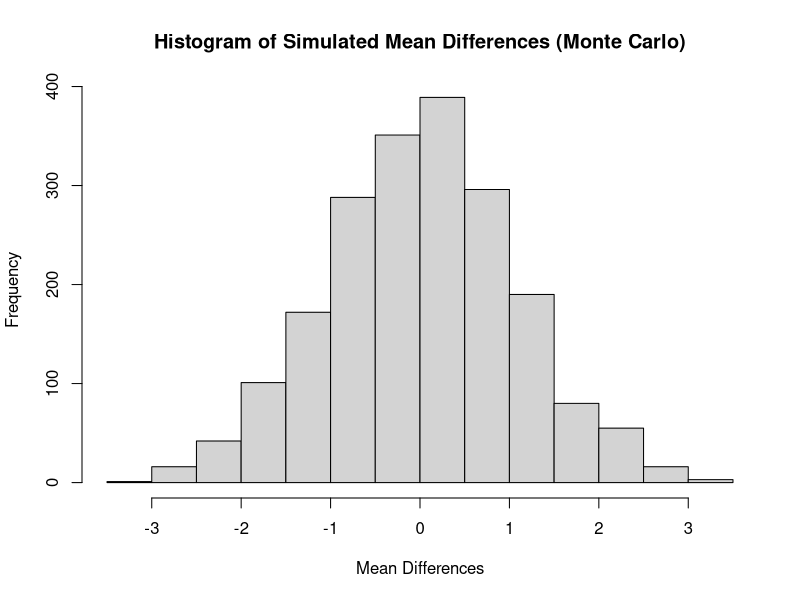
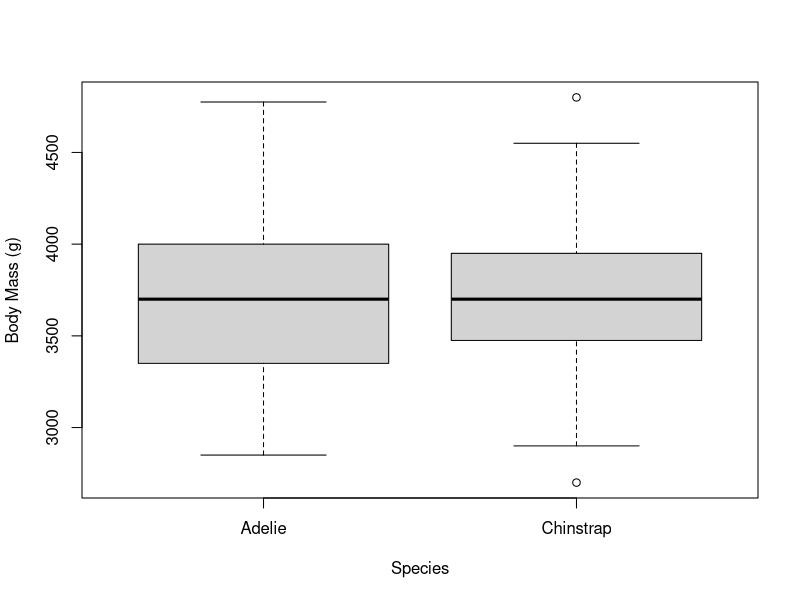
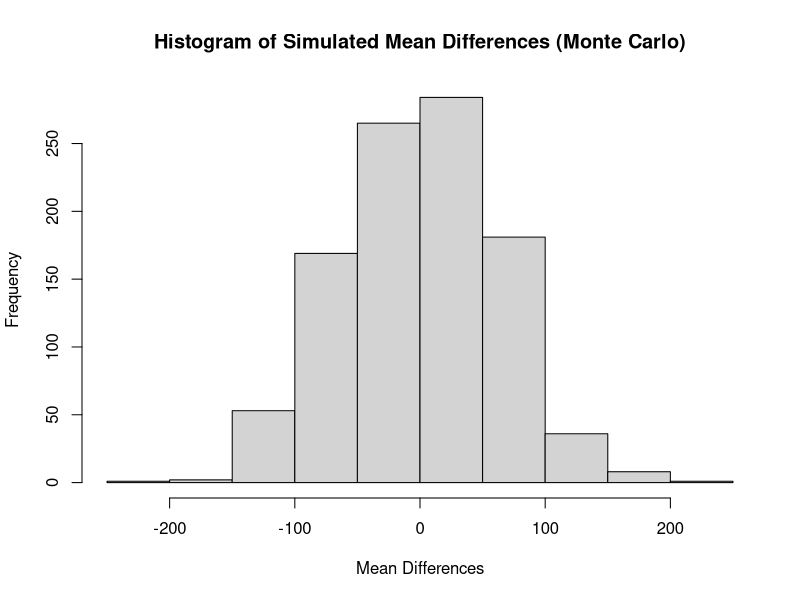

These figures' R source, in order:
## ---- chunk 1
knitr::opts_chunk$set(echo = TRUE)
## ---- chunk 2
require(here)
require(dplyr)
dat_pen = require(palmerpenguins)
## ---- chunk 3
rm(list = ls())
sse_mean = function(x)
 { 
  y = na.omit(x)
  return(sd(y)/sqrt(length(y)))
}

sse_mean(penguins$bill_depth_mm)
sse_mean(mtcars$mpg)
## ---- chunk 4
rm(list = ls())
sse_mean2 = function(x)
 { 
  y = x[is.na(x) != 1]
  return(sd(y)/sqrt(length(y)))
}

sse_mean2(penguins$bill_depth_mm)
sse_mean2(mtcars$mpg)
## ---- chunk 5
dat_pen = droplevels(subset(penguins, species != "Gentoo"))
## ---- chunk 6
x = dat_pen$flipper_length_mm
n_1 = 68
n_2 = 152

two_group_resample = function(x, n_1, n_2) 
{
dat_1 = sample(x, n_1, replace = TRUE)
dat_2 = sample(x, n_2, replace = TRUE)

difference_in_means = mean(dat_1, na.rm = TRUE) - mean(dat_2, na.rm = TRUE)
  
  return(difference_in_means)
}
## ---- chunk 7
set.seed(54321)
two_group_resample(dat_pen$flipper_length_mm, 68, 152)
## ---- chunk 8
n = 2000
mean_differences = c()
for (i in 1:n)
{
  mean_differences = c(
    mean_differences,
    two_group_resample(dat_pen$flipper_length_mm, 68, 152)
  )
}
hist(mean_differences, main = "Histogram of Simulated Mean Differences (Monte Carlo)", xlab = "Mean Differences")
## ---- chunk 9
t_test = t.test(dat_pen$flipper_length_mm ~ dat_pen$species)
t_test
diff_observed = round(diff(t_test$estimate), digits = 3)
print(diff_observed, digits = 3)
sum(abs(mean_differences) >= diff_observed)
## ---- chunk 10
boxplot(dat_pen$body_mass_g ~ dat_pen$species, xlab = "Species", ylab = "Body Mass (g)")
## ---- chunk 11
agg_means = aggregate(
  body_mass_g ~ species, 
  data = dat_pen, 
  FUN = mean, 
  na.rm = TRUE)
diff_observed = diff(agg_means[, 2])

agg_means
diff_crit = diff_observed
diff_crit
## ---- chunk 12
t_test = t.test(dat_pen$body_mass_g ~ dat_pen$species)
t_test
## ---- chunk 13
n = 1000
mean_differences = c()
for (i in 1:n)
{
  mean_differences = c(
    mean_differences,
    two_group_resample(dat_pen$body_mass_g, 68, 152)
  )
}
sum(abs(mean_differences) >= diff_observed)
## ---- chunk 14
hist(mean_differences, main = "Histogram of Simulated Mean Differences (Monte Carlo)", xlab = "Mean Differences")
